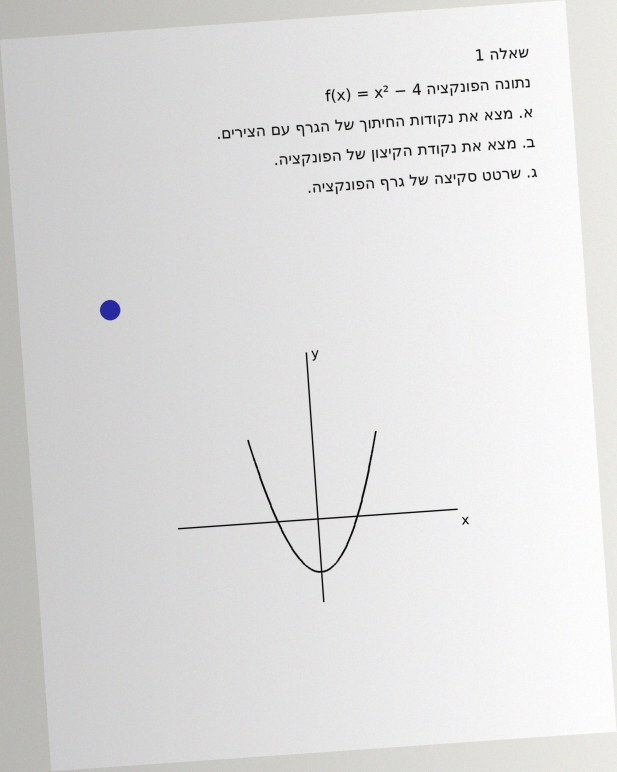
#> input picture exam_generator_v5/tests/fixtures/q1_photo.jpg, 1850 x 2314 px (shown at 1/3 size)
$ python -i rectify.py   (imports and definitions only)
#> lines starting #> are read from the running program, lines starting #| are printed output that depends on the picture; after the words box and inside, x2 and y2 are one past the last pixel; in counts of white or black regions, pixels touching at a corner belong together
"""Photo -> flat, evenly lit page image, before ANY reading (AI, second reader, OCR, diagram crops).

A phone photo of an exam page has perspective distortion, a background around the sheet, shadows / uneven light and a
small tilt. All three hurt every reader (measured on real Bagrut pages: Tesseract fell from ~90 % to ~50 % of the Hebrew
words and ~30 % of the numbers). This module undoes them deterministically:

1. page quad  - the sheet is the largest bright convex quadrilateral; its 4 corners are mapped to a rectangle
                 (perspective correction at FULL resolution). Refused (image kept) when the quad is implausible.
2. lighting   - every channel is divided by a smooth background estimate (shadow / gradient removal, colours kept).
3. residual   - the remaining tilt is measured on the text lines and rotated away.

Every step is optional and reported in `info`; a step that cannot be done safely is skipped, never guessed."""
from __future__ import annotations

import io
from typing import Any

import numpy as np
from PIL import Image

RECTIFY_VERSION = "rectify/1.0"
MIN_PAGE_FRACTION = 0.25     # the sheet must cover at least a quarter of the photo
FULL_FRAME = 0.96            # a quad covering ~the whole frame = already a scan / crop -> no warp
MAX_WORK_SIDE = 1100         # detection runs on a small copy; the warp is applied to the full image
TARGET_WIDTH = 2400          # flattened page width in px (A4 ~290 dpi): small text stays readable for every reader
MAX_UPSCALE = 2.0


def _cv2():
    import cv2  # opencv-python-headless (already a dependency for the OCR channel)
    return cv2


def _order(pts: np.ndarray) -> np.ndarray:
    """tl, tr, br, bl."""
    s, d = pts.sum(1), np.diff(pts, axis=1).ravel()
    return np.array([pts[np.argmin(s)], pts[np.argmin(d)], pts[np.argmax(s)], pts[np.argmax(d)]], dtype=np.float32)


def find_page_quad(rgb: np.ndarray) -> np.ndarray | None:
    """Corners (full-resolution pixel coords, tl/tr/br/bl) of the sheet, or None."""
    cv2 = _cv2()
    h, w = rgb.shape[:2]
    k = min(1.0, MAX_WORK_SIDE / max(h, w))
    small = cv2.resize(rgb, (int(w * k), int(h * k)), interpolation=cv2.INTER_AREA)
    gray = cv2.GaussianBlur(cv2.cvtColor(small, cv2.COLOR_RGB2GRAY), (7, 7), 0)
    area_img = small.shape[0] * small.shape[1]
    candidates = []
    # (a) paper is brighter than the background; (b) paper edges
    _, bright = cv2.threshold(gray, 0, 255, cv2.THRESH_BINARY + cv2.THRESH_OTSU)
    bright = cv2.morphologyEx(bright, cv2.MORPH_CLOSE, np.ones((25, 25), np.uint8))
    edges = cv2.dilate(cv2.Canny(gray, 40, 120), np.ones((5, 5), np.uint8))
    for mask in (bright, edges):
        contours, _ = cv2.findContours(mask, cv2.RETR_EXTERNAL, cv2.CHAIN_APPROX_SIMPLE)
        for c in sorted(contours, key=cv2.contourArea, reverse=True)[:5]:
            hull = cv2.convexHull(c)
            if cv2.contourArea(hull) < MIN_PAGE_FRACTION * area_img:
                continue
            peri = cv2.arcLength(hull, True)
            for eps in (0.02, 0.03, 0.05):
                approx = cv2.approxPolyDP(hull, eps * peri, True)
                if len(approx) == 4 and cv2.isContourConvex(approx):
                    candidates.append(approx.reshape(4, 2).astype(np.float32))
                    break
    if not candidates:
        return None
    quad = max(candidates, key=lambda q: cv2.contourArea(q))
    return _order(quad / k)


def _plausible(quad: np.ndarray, w: int, h: int) -> bool:
    tl, tr, br, bl = quad
    wid = max(np.linalg.norm(tr - tl), np.linalg.norm(br - bl))
    hei = max(np.linalg.norm(bl - tl), np.linalg.norm(br - tr))
    if wid < 50 or hei < 50:
        return False
    ratio = hei / wid
    if not 0.35 <= ratio <= 2.8:            # A4 portrait 1.41, landscape 0.71, a cut question strip can be wide
        return False
    # opposite sides of a photographed rectangle stay within a sane length ratio
    for a, b in ((np.linalg.norm(tr - tl), np.linalg.norm(br - bl)), (np.linalg.norm(bl - tl), np.linalg.norm(br - tr))):
        if min(a, b) / max(a, b) < 0.6:
            return False
    return True


def _covers_frame(quad: np.ndarray, w: int, h: int) -> bool:
    cv2 = _cv2()
    return cv2.contourArea(quad) >= FULL_FRAME * w * h


def warp_to_quad(rgb: np.ndarray, quad: np.ndarray) -> np.ndarray:
    cv2 = _cv2()
    tl, tr, br, bl = quad
    wid0 = max(np.linalg.norm(tr - tl), np.linalg.norm(br - bl))
    hei0 = max(np.linalg.norm(bl - tl), np.linalg.norm(br - tr))
    up = min(MAX_UPSCALE, max(1.0, TARGET_WIDTH / max(wid0, 1.0)))
    wid, hei = int(round(wid0 * up)), int(round(hei0 * up))
    dst = np.array([[0, 0], [wid - 1, 0], [wid - 1, hei - 1], [0, hei - 1]], dtype=np.float32)
    m = cv2.getPerspectiveTransform(quad.astype(np.float32), dst)
    return cv2.warpPerspective(rgb, m, (wid, hei), flags=cv2.INTER_LANCZOS4, borderMode=cv2.BORDER_REPLICATE)


def needs_illumination_fix(rgb: np.ndarray) -> bool:
    """Uneven background: the paper brightness varies by more than ~12 % across the page."""
    cv2 = _cv2()
    gray = cv2.cvtColor(rgb, cv2.COLOR_RGB2GRAY)
    small = cv2.resize(gray, (64, 64), interpolation=cv2.INTER_AREA)
    bg = cv2.dilate(small, np.ones((7, 7), np.uint8))          # paper level (text removed)
    lo, hi = np.percentile(bg, 5), np.percentile(bg, 95)
    return (hi > 0 and (hi - lo) / hi > 0.12) or hi < 200


# [12 lines left out: function normalize_illumination, not called in this run]


def residual_skew(rgb: np.ndarray, max_angle: float = 6.0) -> float:
    """Tilt of the text lines in degrees (projection-profile search), 0 when unsure."""
    cv2 = _cv2()
    gray = cv2.cvtColor(rgb, cv2.COLOR_RGB2GRAY)
    k = min(1.0, 900 / max(gray.shape))
    small = cv2.resize(gray, (int(gray.shape[1] * k), int(gray.shape[0] * k)), interpolation=cv2.INTER_AREA)
    ink = (small < 140).astype(np.float32)
    if ink.mean() < 0.003:
        return 0.0
    h, w = ink.shape
    centre = (w / 2, h / 2)
    best, best_score, scores = 0.0, -1.0, []
    for ang in np.arange(-max_angle, max_angle + 0.01, 0.25):
        m = cv2.getRotationMatrix2D(centre, ang, 1.0)
        rot = cv2.warpAffine(ink, m, (w, h), flags=cv2.INTER_NEAREST)
        prof = rot.sum(1)
        score = float(np.var(prof))
        scores.append(score)
        if score > best_score:
            best, best_score = float(ang), score
    if best_score <= 0 or best_score < 1.05 * float(np.median(scores)):
        return 0.0                                       # no clear line structure (e.g. a figure only)
    return best


def rectify_array(rgb: np.ndarray) -> tuple[np.ndarray, dict[str, Any]]:
    cv2 = _cv2()
    info: dict[str, Any] = {"version": RECTIFY_VERSION, "perspective": False, "illumination": False, "skew_deg": 0.0}
    h, w = rgb.shape[:2]
    quad = find_page_quad(rgb)
    if quad is not None and _plausible(quad, w, h) and not _covers_frame(quad, w, h):
        rgb = warp_to_quad(rgb, quad)
        info["perspective"] = True
        info["corners"] = [[round(float(x), 1), round(float(y), 1)] for x, y in quad]
    if needs_illumination_fix(rgb):
        rgb = normalize_illumination(rgb)
        info["illumination"] = True
    ang = residual_skew(rgb)
    if abs(ang) >= 0.3:
        hh, ww = rgb.shape[:2]
        m = cv2.getRotationMatrix2D((ww / 2, hh / 2), ang, 1.0)
        rgb = cv2.warpAffine(rgb, m, (ww, hh), flags=cv2.INTER_CUBIC, borderMode=cv2.BORDER_REPLICATE)
        info["skew_deg"] = round(ang, 2)
    info["changed"] = info["perspective"] or info["illumination"] or bool(info["skew_deg"])
    return rgb, info


# [14 lines left out: function rectify_photo_bytes, not called in this run]

>>> import cv2
>>> picture = cv2.cvtColor(cv2.imread('../tests/fixtures/q1_photo.jpg'), cv2.COLOR_BGR2RGB)
>>> result = rectify_array(picture)
#> in find_page_quad, `_, bright = cv2.threshold(gray, 0, 255, cv2.THRESH_BINARY + cv2.THRESH..`:
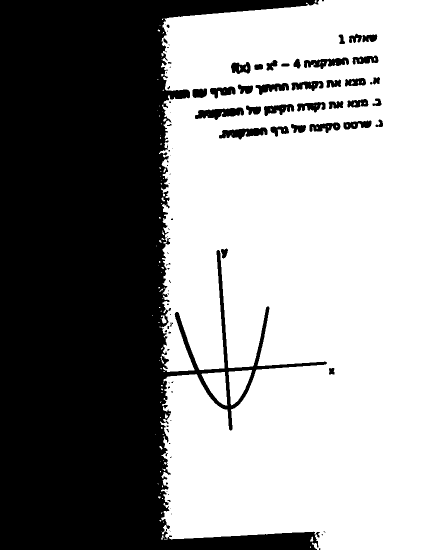
#> bright: shape (1100, 879) (shown at 1/2 size); 58.1% white; 98 black regions (56 under 20 px), largest, box (x1, y1, x2, y2) and area: (0, 0, 654, 1100) 387480, (390, 215, 488, 240) 1471, (438, 255, 535, 279) 1378
#> in find_page_quad, `bright = cv2.morphologyEx(bright, cv2.MORPH_CLOSE, np.ones((25, 25), n..`:
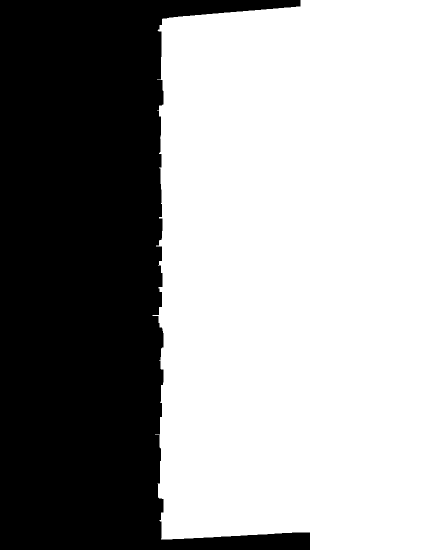
#> bright: shape (1100, 879) (shown at 1/2 size); 61.8% white; 1 black region, box (x1, y1, x2, y2) and area: (0, 0, 620, 1100) 369653
#> in find_page_quad, `edges = cv2.dilate(cv2.Canny(gray, 40, 120), np.ones((5, 5), np.uint8))`:
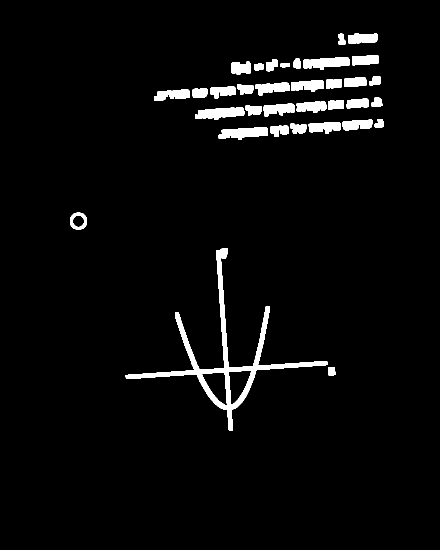
#> edges: shape (1100, 879) (shown at 1/2 size); 3.7% white; 34 white regions, largest, box (x1, y1, x2, y2) and area: (251, 496, 655, 862) 11130, (390, 214, 489, 240) 1722, (437, 254, 536, 280) 1702
#> the loop in find_page_quad, `for mask in (bright, edges):` made 2 passes
#> after the loop in find_page_quad, `for mask in (bright, edges):`: candidates = [[[878, 0], [878, 1099], [322, 1078], [324, 38]]]
#> in find_page_quad, `quad = max(candidates, key=lambda q: cv2.contourArea(q))`: quad = [[878, 0], [878, 1099], [322, 1078], [324, 38]]
#> in _order, `s, d = pts.sum(1), np.diff(pts, axis=1).ravel()`: s = [1847, 4158.9, 2945.1, 761.5]; d = [-1847, 464.9, 1590.3, -601.6]
#> in rectify_array, `quad = find_page_quad(rgb)`: quad = [[681.6, 79.94], [1847, 0], [1847, 2311.9], [677.4, 2267.7]]
#> in _plausible, `tl, tr, br, bl = quad`: tl = [681.6, 79.94]; tr = [1847, 0]; br = [1847, 2311.9]; bl = [677.4, 2267.7]
#> in _plausible, `wid = max(np.linalg.norm(tr - tl), np.linalg.norm(br - bl))`: wid = 1170.5
#> in _plausible, `hei = max(np.linalg.norm(bl - tl), np.linalg.norm(br - tr))`: hei = 2311.9
#> in _plausible, `ratio = hei / wid`: ratio = 1.98
#> the loop in _plausible, `for a, b in ((np.linalg.norm(tr - tl), np.linalg.norm(br - bl)), (np.l..` made 2 passes
#> (a, b) on passes 1 to 2: (1168.2, 1170.5), (2187.8, 2311.9)
#> in warp_to_quad, `tl, tr, br, bl = quad`: tl = [681.6, 79.94]; tr = [1847, 0]; br = [1847, 2311.9]; bl = [677.4, 2267.7]
#> in warp_to_quad, `wid0 = max(np.linalg.norm(tr - tl), np.linalg.norm(br - bl))`: wid0 = 1170.5
#> in warp_to_quad, `hei0 = max(np.linalg.norm(bl - tl), np.linalg.norm(br - tr))`: hei0 = 2311.9
#> in warp_to_quad, `up = min(MAX_UPSCALE, max(1.0, TARGET_WIDTH / max(wid0, 1.0)))`: up = 2
#> in warp_to_quad, `wid, hei = int(round(wid0 * up)), int(round(hei0 * up))`: wid = 2341; hei = 4624
#> in warp_to_quad, `dst = np.array([[0, 0], [wid - 1, 0], [wid - 1, hei - 1], [0, hei - 1]..`: dst = [[0, 0], [2340, 0], [2340, 4623], [0, 4623]]
#> in warp_to_quad, `m = cv2.getPerspectiveTransform(quad.astype(np.float32), dst)`: m = [[2.2, 0.00422, -1496.5], [0.151, 2.19, -278], [5.04e-05, 1.8e-06, 1]]
#> in needs_illumination_fix, `bg = cv2.dilate(small, np.ones((7, 7), np.uint8))`:
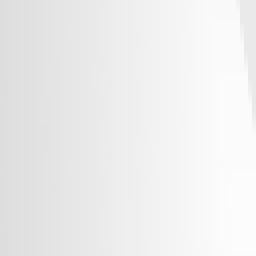
#> bg: shape (64, 64) (shown 4 times larger); min 221, max 252, mean 237.5
#> in needs_illumination_fix, `lo, hi = np.percentile(bg, 5), np.percentile(bg, 95)`: lo = 223; hi = 251
#> in residual_skew, `ink = (small < 140).astype(np.float32)`:
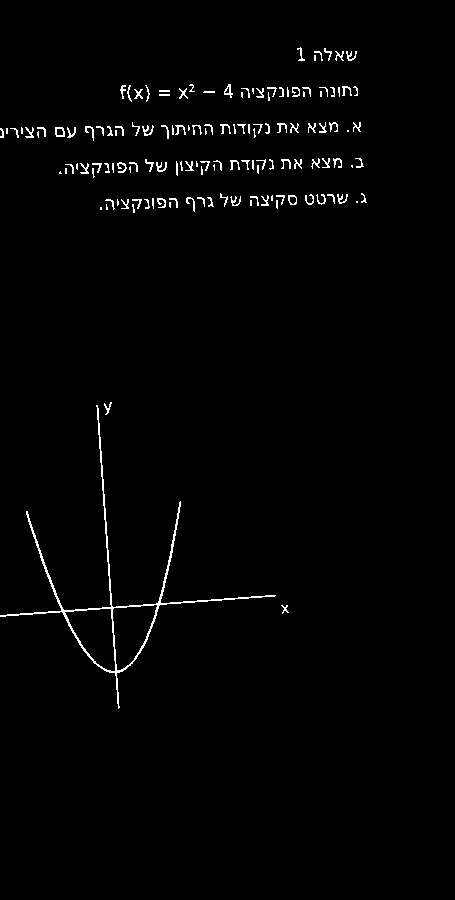
#> ink: shape (900, 455) float32; values 0 (black) and 1 (white), 1.4% white in thin lines or dots, all inside (x1, y1, x2, y2) = (0, 47, 367, 709)
#> the loop in residual_skew, `for ang in np.arange(-max_angle, max_angle + 0.01, 0.25):` made 49 passes
#> (score, best, best_score) on passes 1 to 8: (134.2, -6, 134.2), (144.2, -5.75, 144.2), (152.7, -5.5, 152.7), (167.5, -5.25, 167.5), (185.9, -5, 185.9), (209, -4.75, 209), (243, -4.5, 243), (260.3, -4.25, 260.3)
#> pass 1, in residual_skew, `rot = cv2.warpAffine(ink, m, (w, h), flags=cv2.INTER_NEAREST)`:
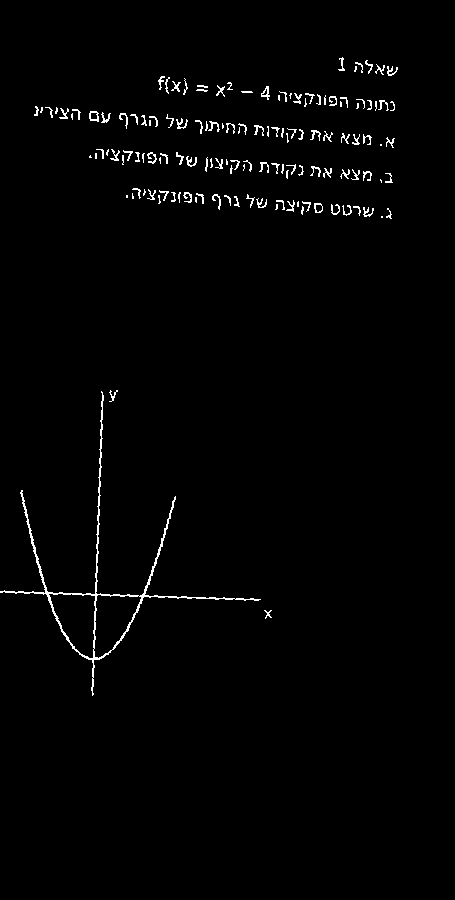
#> rot: shape (900, 455) float32; values 0 (black) and 1 (white), 1.4% white in thin lines or dots, all inside (x1, y1, x2, y2) = (0, 57, 398, 696)
#> after the loop in residual_skew, `for ang in np.arange(-max_angle, max_angle + 0.01, 0.25):`: best = -1; best_score = 341.4; scores = 49 values, max 341.4 at index 20, min 92.18 at index 48, mean 201.7
#> in rectify_array, `ang = residual_skew(rgb)`: ang = -1
#> in rectify_array, `m = cv2.getRotationMatrix2D((ww / 2, hh / 2), ang, 1.0)`: m = [[1, -0.0175, 40.53], [0.0175, 1, -20.08]]
#> in rectify_array, `rgb = cv2.warpAffine(rgb, m, (ww, hh), flags=cv2.INTER_CUBIC, borderMo..`:
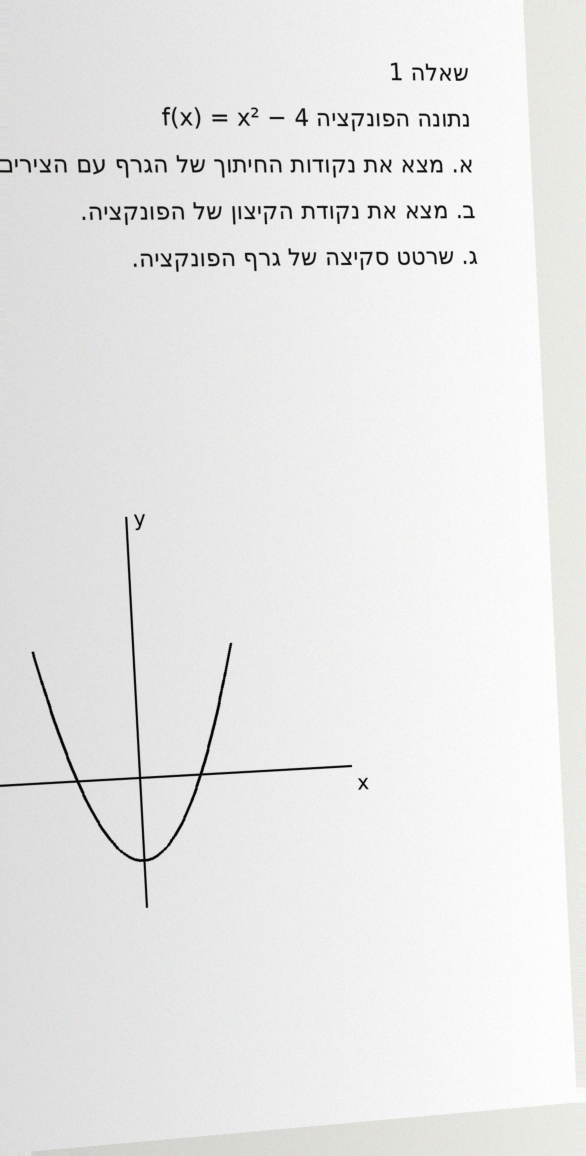
#> rgb: shape (4624, 2341, 3) (shown at 1/4 size); mean R, G, B 231.8, 231.8, 231.3

$ run again, on exam_generator_v5/tests/fixtures/q2_photo.jpg
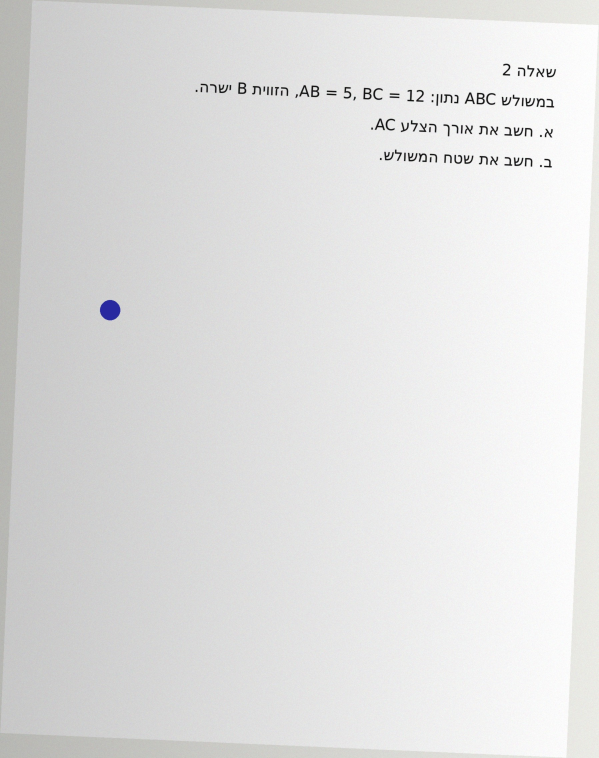
#> input picture exam_generator_v5/tests/fixtures/q2_photo.jpg, 1796 x 2274 px (shown at 1/3 size)
#> in find_page_quad, `_, bright = cv2.threshold(gray, 0, 255, cv2.THRESH_BINARY + cv2.THRESH..`:
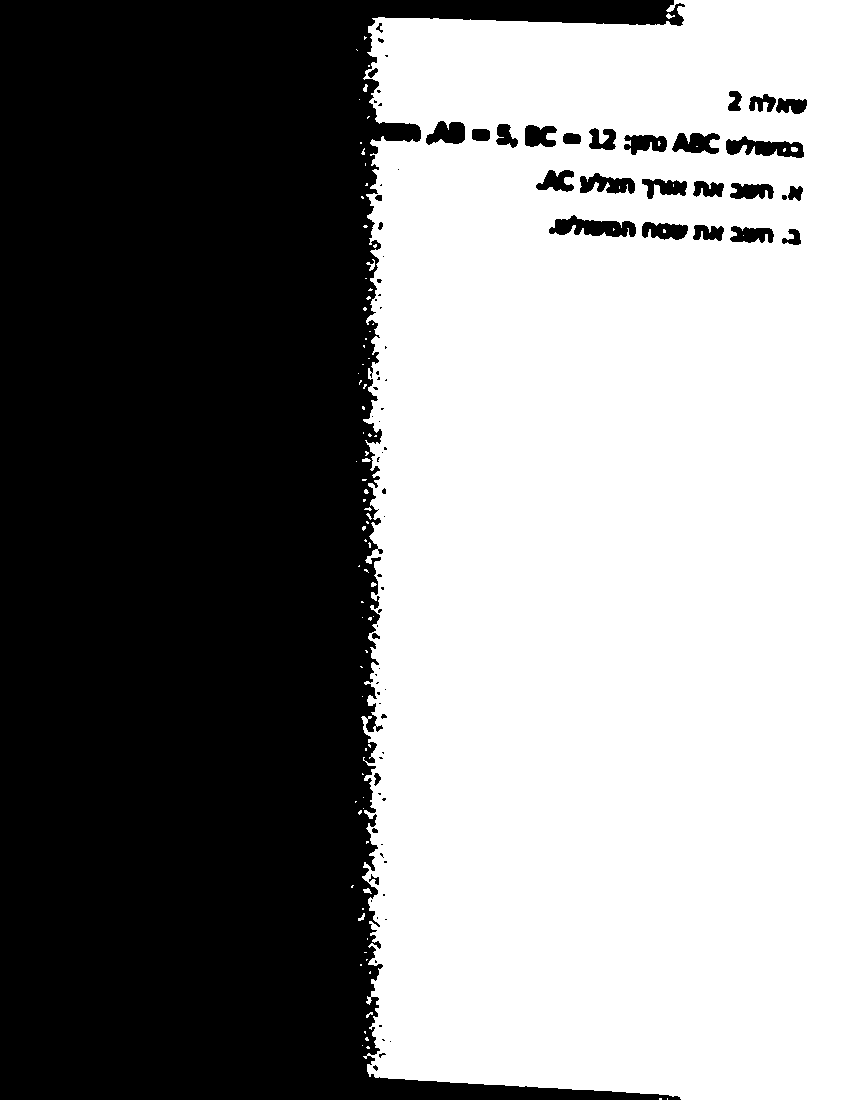
#> bright: shape (1100, 868); 54.7% white; 86 black regions (51 under 20 px), largest, box (x1, y1, x2, y2) and area: (0, 0, 685, 1100) 421005, (549, 215, 636, 237) 1158, (726, 136, 804, 158) 969
#> edges: shape (1100, 868); 1.9% white; 26 white regions, largest, box (x1, y1, x2, y2) and area: (548, 215, 637, 239) 1509, (725, 135, 805, 159) 1423, (748, 92, 809, 115) 1064
#> the loop in find_page_quad, `for mask in (bright, edges):` made 2 passes
#> after the loop in find_page_quad, `for mask in (bright, edges):`: candidates = [[[867, 0], [867, 1099], [369, 1076], [356, 49]]]
#> in find_page_quad, `quad = max(candidates, key=lambda q: cv2.contourArea(q))`: quad = [[867, 0], [867, 1099], [369, 1076], [356, 49]]
#> s = [1792.3, 4064.3, 2987.2, 837.2]; d = [-1792.3, 479.6, 1461.6, -634.7]
#> in rectify_array, `quad = find_page_quad(rgb)`: quad = [[735.9, 101.3], [1792.3, 0], [1792.3, 2271.9], [762.8, 2224.4]]
#> in _plausible, `tl, tr, br, bl = quad`: tl = [735.9, 101.3]; tr = [1792.3, 0]; br = [1792.3, 2271.9]; bl = [762.8, 2224.4]
#> in _plausible, `wid = max(np.linalg.norm(tr - tl), np.linalg.norm(br - bl))`: wid = 1061.2
#> in _plausible, `hei = max(np.linalg.norm(bl - tl), np.linalg.norm(br - tr))`: hei = 2271.9
#> ratio = 2.14
#> the loop in _plausible, `for a, b in ((np.linalg.norm(tr - tl), np.linalg.norm(br - bl)), (np.l..` made 2 passes
#> (a, b) on passes 1 to 2: (1061.2, 1030.6), (2123.3, 2271.9)
#> in warp_to_quad, `tl, tr, br, bl = quad`: tl = [735.9, 101.3]; tr = [1792.3, 0]; br = [1792.3, 2271.9]; bl = [762.8, 2224.4]
#> wid0 = 1061.2
#> hei0 = 2271.9
#> up = 2
#> in warp_to_quad, `wid, hei = int(round(wid0 * up)), int(round(hei0 * up))`: wid = 2122; hei = 4544
#> dst = [[0, 0], [2121, 0], [2121, 4543], [0, 4543]]
#> in warp_to_quad, `m = cv2.getPerspectiveTransform(quad.astype(np.float32), dst)`: m = [[2.25, -0.0285, -1655.4], [0.21, 2.19, -375.7], [6.9e-05, -1.34e-05, 1]]
#> lo = 225; hi = 252
#> ink: shape (900, 420) float32; values 0 (black) and 1 (white), 0.72% white in thin lines or dots, all inside (x1, y1, x2, y2) = (8, 65, 373, 191)
#> the loop in residual_skew, `for ang in np.arange(-max_angle, max_angle + 0.01, 0.25):` made 49 passes
#> (score, best, best_score) on passes 1, 2, 3, 4, 5, 7, 8, 9: (49.24, -6, 49.24), (49.59, -5.75, 49.59), (50.11, -5.5, 50.11), (50.54, -5.25, 50.54), (51.3, -5, 51.3), (51.69, -4.5, 51.69), (52.09, -4.25, 52.09), (52.88, -4, 52.88)
#> after the loop in residual_skew, `for ang in np.arange(-max_angle, max_angle + 0.01, 0.25):`: best = 6; best_score = 157.1; scores = 49 values, max 157.1 at index 48, min 49.24 at index 0, mean 80.21
#> ang = 6
#> in rectify_array, `m = cv2.getRotationMatrix2D((ww / 2, hh / 2), ang, 1.0)`: m = [[0.995, 0.105, -231.7], [-0.105, 0.995, 123.4]]
#> in rectify_array, `rgb = cv2.warpAffine(rgb, m, (ww, hh), flags=cv2.INTER_CUBIC, borderMo..`:
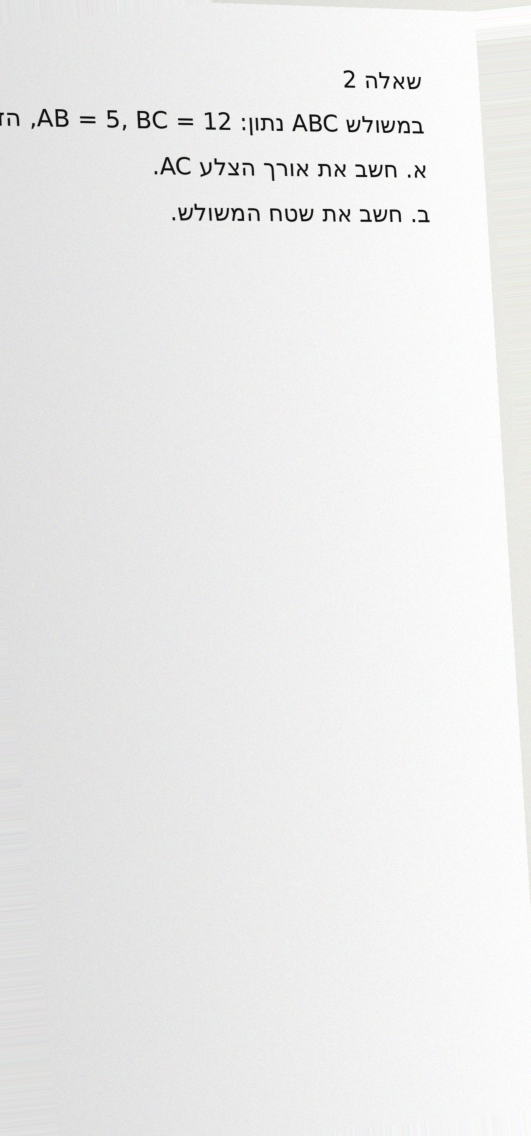
#> rgb: shape (4544, 2122, 3) (shown at 1/4 size); mean R, G, B 235.3, 235.3, 235
